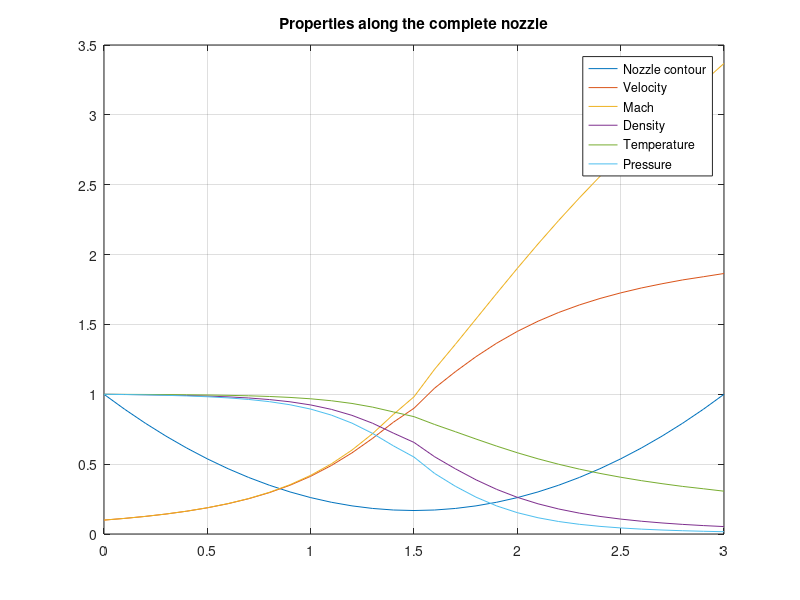
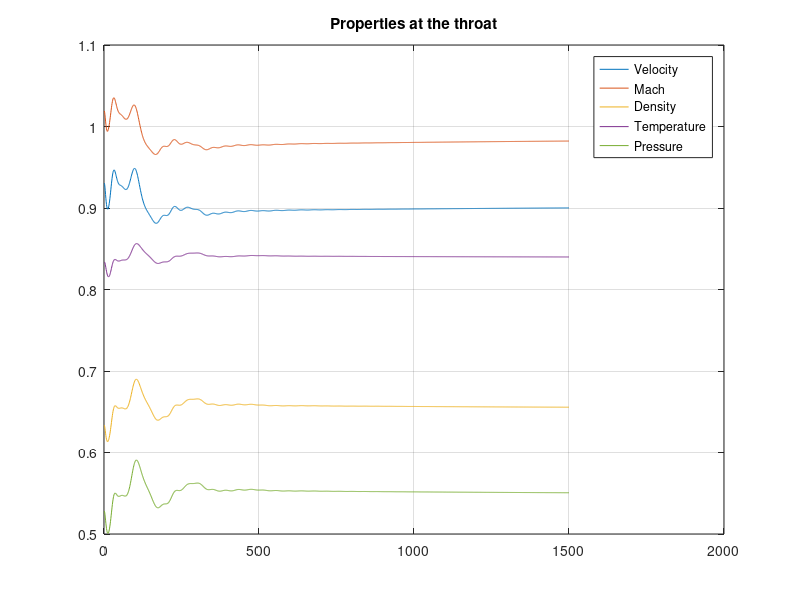
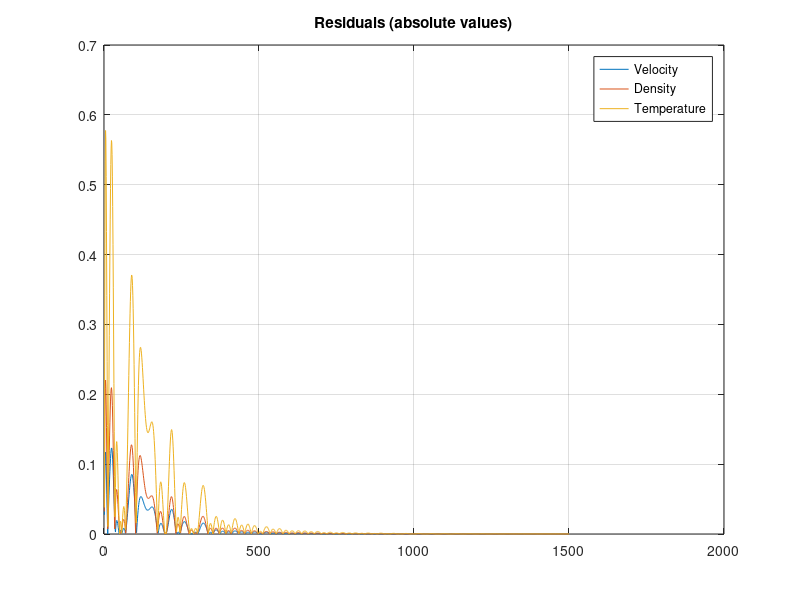

MATLAB code to generate these figures, in order:
clc,clear

% Solution data
iter = 1500; % Number of iterations (main loop)
C = 0.5; % Courant number
gamma = 1.4;
    
% Mesh data
N = 31; % Number of points
x_vec = linspace(0,3,N); % Distribution of points
delta_x = 3/(N-1);

% Nozze shape vector
A_vec = 1 + 2.2*(x_vec - 1.5).^2;
[~,TH_pos] = min(A_vec); % Throat position (or the closest point)

% Initialize solution vectors (all dimensionless)
rho_vec = zeros(1,N);
T_vec = zeros(1,N);
for i = 1:length(x_vec)
    if x_vec(i) <= 0.5
        rho_vec(i) = 1;
        T_vec(i) = 1;
    elseif x_vec(i) > 0.5 && x_vec(i) <= 1.5
        rho_vec(i) = 1 - 0.366*(x_vec(i)-0.5);
        T_vec(i) = 1 - 0.167*(x_vec(i)-0.5);
    else
        rho_vec(i) = 0.634 - 0.3879*(x_vec(i)-1.5);
        T_vec(i) = 0.833 - 0.3507*(x_vec(i)-1.5);
    end
end
a_vec = sqrt(T_vec);
V_vec = 0.59./(rho_vec.*A_vec);
mach_vec = V_vec./a_vec;
U1 = rho_vec.*A_vec;
U2 = rho_vec.*A_vec.*V_vec;
U3 = rho_vec.*(T_vec/(gamma-1)+gamma/2*V_vec.^2).*A_vec;

% Calculate delta_t
function ans = calc_delta_t(C,delta_x,a_vec,V_vec)
    % Take the minimum value of all possible time steps
    vec = C*delta_x./(a_vec + V_vec);
    ans = min(vec);
end

% Vectors for historics (throat)
%his_U1 = zeros(1,iter);
%his_U2 = zeros(1,iter);
%his_U3 = zeros(1,iter);
his_V = zeros(1,iter);
his_mach = zeros(1,iter);
his_rho = zeros(1,iter);
his_T = zeros(1,iter);
his_p = zeros(1,iter);
his_res = zeros(3,iter);

% Main loop
for loop = 1:iter
    disp(['Iteration ',num2str(loop)])
    
    % Obtain time step
    delta_t = calc_delta_t(C,delta_x,a_vec,V_vec);
    
    % Calculate predicted values at point 1    
    % Calculate relevant terms
    F1i = U2(1);
    F1ip = U2(2);
    F2i = U2(1)^2/U1(1) + (gamma-1)/gamma*(U3(1)-gamma/2*U2(1)^2/U1(1));
    F2ip = U2(2)^2/U1(2) + (gamma-1)/gamma*(U3(2)-gamma/2*U2(2)^2/U1(2));
    F3i = gamma*U2(1)*U3(1)/U1(1) - gamma*(gamma-1)/2*U2(1)^3/U1(1)^2;
    F3ip = gamma*U2(2)*U3(2)/U1(2) - gamma*(gamma-1)/2*U2(2)^3/U1(2)^2;
    J2F = (gamma-1)/gamma*(U3(1)-gamma/2*U2(1)^2/U1(1))*(log(A_vec(2))-log(A_vec(1)))/delta_x;
    
    % Forward-differences
    diff_U1_F = -(F1ip - F1i)/delta_x;
    diff_U2_F = -(F2ip - F2i)/delta_x + J2F;
    diff_U3_F = -(F3ip - F3i)/delta_x;
    
    % Obtain predicted values
    U1_bar = U1(1) + diff_U1_F*delta_t;
    U2_bar = U2(1) + diff_U2_F*delta_t;
    U3_bar = U3(1) + diff_U3_F*delta_t;

    % Keep variable values
    % Calculate relevant terms
    F1_bar_old = U2_bar;
    F2_bar_old = U2_bar^2/U1_bar + (gamma-1)/gamma*(U3_bar-gamma/2*U2_bar^2/U1_bar);
    F3_bar_old = gamma*U2_bar*U3_bar/U1_bar - gamma*(gamma-1)/2*U2_bar^3/U1_bar^2;
    
    % Keep variable values
%    rho_vec_old = rho_vec;
%    T_vec_old = T_vec;
%    V_vec_old = V_vec;
%    a_vec_old = a_vec;
    
    % Calculate properties of all internal points
    for i = 2:N-1
        % Calculate relevant terms
        F1i = U2(i);
        F1ip = U2(i+1);
        F2i = U2(i)^2/U1(i) + (gamma-1)/gamma*(U3(i)-gamma/2*U2(i)^2/U1(i));
        F2ip = U2(i+1)^2/U1(i+1) + (gamma-1)/gamma*(U3(i+1)-gamma/2*U2(i+1)^2/U1(i+1));
        F3i = gamma*U2(i)*U3(i)/U1(i) - gamma*(gamma-1)/2*U2(i)^3/U1(i)^2;
        F3ip = gamma*U2(i+1)*U3(i+1)/U1(i+1) - gamma*(gamma-1)/2*U2(i+1)^3/U1(i+1)^2;
        J2F = (gamma-1)/gamma*(U3(i)-gamma/2*U2(i)^2/U1(i))*(log(A_vec(i+1))-log(A_vec(i)))/delta_x;
        
        % Forward-differences
        diff_U1_F = -(F1ip - F1i)/delta_x;
        diff_U2_F = -(F2ip - F2i)/delta_x + J2F;
        diff_U3_F = -(F3ip - F3i)/delta_x;
        
        % Obtain predicted values
        U1_bar = U1(i) + diff_U1_F*delta_t;
        U2_bar = U2(i) + diff_U2_F*delta_t;
        U3_bar = U3(i) + diff_U3_F*delta_t;
        
        % Calculate relevant terms
        F1_bar = U2_bar;
        F2_bar = U2_bar^2/U1_bar + (gamma-1)/gamma*(U3_bar-gamma/2*U2_bar^2/U1_bar);
        F3_bar = gamma*U2_bar*U3_bar/U1_bar - gamma*(gamma-1)/2*U2_bar^3/U1_bar^2;
        J2R = (gamma-1)/gamma*(U3_bar-gamma/2*U2_bar^2/U1_bar)*(log(A_vec(i))-log(A_vec(i-1)))/delta_x;
        
        % Rearward-differences
        diff_U1_R = -(F1_bar - F1_bar_old)/delta_x;
        diff_U2_R = -(F2_bar - F2_bar_old)/delta_x + J2R;
        diff_U3_R = -(F3_bar - F3_bar_old)/delta_x;
           
        % Average time derivatives
        diff_U1_AV = (diff_U1_F + diff_U1_R)/2;
        diff_U2_AV = (diff_U2_F + diff_U2_R)/2;
        diff_U3_AV = (diff_U3_F + diff_U3_R)/2;
        
        % Corrected values
        U1(i) = U1(i) + diff_U1_AV*delta_t;
        U2(i) = U2(i) + diff_U2_AV*delta_t;
        U3(i) = U3(i) + diff_U3_AV*delta_t;
        
        % Keep predicted values to use at the next point
        F1_bar_old = F1_bar;
        F2_bar_old = F2_bar;
        F3_bar_old = F3_bar;
%        U1_bar_old = U1_bar;
%        U2_bar_old = U2_bar;
%        U3_bar_old = U3_bar;
        
        % Keep residuals at the throat
        if i == TH_pos
            his_res(:,loop) = abs([diff_U1_AV;diff_U2_AV;diff_U3_AV]);
        end
    end
    
    % Recalculate all flow properties
    rho_vec = U1./A_vec;
    V_vec = U2./U1;
    T_vec = (gamma-1)*(U3./U1-gamma/2*V_vec.^2);
    p_vec = rho_vec.*T_vec;
    a_vec = sqrt(T_vec);
    mach_vec = V_vec./a_vec;
    
    % Apply boundary conditions
    U2(1) = 2*U2(2) - U2(3);
    U3(1) = U1(1)*(T_vec(1)/(gamma-1)+gamma/2*V_vec(1)^2);
    U1(N) = 2*U1(N-1) - U1(N-2);
    U2(N) = 2*U2(N-1) - U2(N-2);
    U3(N) = 2*U3(N-1) - U3(N-2);
    
    % Store values at the throat
    his_rho(loop) = rho_vec(TH_pos);
    his_T(loop) = T_vec(TH_pos);
    his_p(loop) = p_vec(TH_pos);
    his_V(loop) = V_vec(TH_pos);
    his_mach(loop) = mach_vec(TH_pos);
    
end




% Plot a graph
figure(1),clf
plot(x_vec,A_vec/A_vec(1)),hold on,grid on
plot(x_vec,V_vec)
plot(x_vec,mach_vec)
plot(x_vec,rho_vec)
plot(x_vec,T_vec)
plot(x_vec,p_vec)
%title(['Iteration ',num2str(loop)])
legend('Nozzle contour','Velocity','Mach','Density','Temperature','Pressure')
title('Properties along the complete nozzle')

% Plot properties at the throat
figure(2),clf
plot([1:iter],his_V),hold on,grid on
plot([1:iter],his_mach)
plot([1:iter],his_rho)
plot([1:iter],his_T)
plot([1:iter],his_p)
legend('Velocity','Mach','Density','Temperature','Pressure')
title('Properties at the throat')

% Plot residuals
figure(3),clf
plot([1:iter],his_res(1,:)),hold on,grid on
plot([1:iter],his_res(2,:))
plot([1:iter],his_res(3,:))
legend('Velocity','Density','Temperature')
title('Residuals (absolute values)')